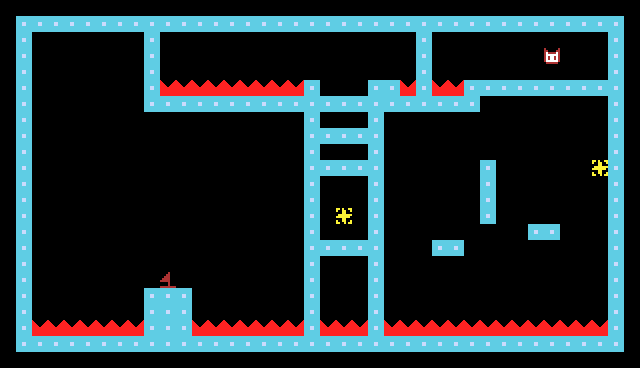

Rendered tile map (Tiled .tmx) drawn with the repository's tilesets; below, a short description and the full map source, tile grids included:
An orthogonal 40x23 tile map with 16x16 px tiles, 1 tile layer (Tile Layer 2).

<map version="1.10" tiledversion="1.12.1" orientation="orthogonal" renderorder="right-down" width="40" height="23" tilewidth="16" tileheight="16" infinite="0" nextlayerid="3" nextobjectid="1">
 <editorsettings>
  <export target="map1.h" format="c_array" />
 </editorsettings>
 <tileset firstgid="1" source="tiles.tsx" />
 <layer id="2" name="Tile Layer 2" width="40" height="23">
  <data encoding="csv">
0,0,0,0,0,0,0,0,0,0,0,0,0,0,0,0,0,0,0,0,0,0,0,0,0,0,0,0,0,0,0,0,0,0,0,0,0,0,0,0,
0,2,2,2,2,2,2,2,2,2,2,2,2,2,2,2,2,2,2,2,2,2,2,2,2,2,2,2,2,2,2,2,2,2,2,2,2,2,2,0,
0,2,0,0,0,0,0,0,0,2,0,0,0,0,0,0,0,0,0,0,0,0,0,0,0,0,2,0,0,0,0,0,0,0,0,0,0,0,2,0,
0,2,0,0,0,0,0,0,0,2,0,0,0,0,0,0,0,0,0,0,0,0,0,0,0,0,2,0,0,0,0,0,0,0,3,0,0,0,2,0,
0,2,0,0,0,0,0,0,0,2,0,0,0,0,0,0,0,0,0,0,0,0,0,0,0,0,2,0,0,0,0,0,0,0,0,0,0,0,2,0,
0,2,0,0,0,0,0,0,0,2,1,1,1,1,1,1,1,1,1,2,0,0,0,2,2,1,2,1,1,2,2,2,2,2,2,2,2,2,2,0,
0,2,0,0,0,0,0,0,0,2,2,2,2,2,2,2,2,2,2,2,2,2,2,2,2,2,2,2,2,2,0,0,0,0,0,0,0,0,2,0,
0,2,0,0,0,0,0,0,0,0,0,0,0,0,0,0,0,0,0,2,0,0,0,2,0,0,0,0,0,0,0,0,0,0,0,0,0,0,2,0,
0,2,0,0,0,0,0,0,0,0,0,0,0,0,0,0,0,0,0,2,2,2,2,2,0,0,0,0,0,0,0,0,0,0,0,0,0,0,2,0,
0,2,0,0,0,0,0,0,0,0,0,0,0,0,0,0,0,0,0,2,0,0,0,2,0,0,0,0,0,0,0,0,0,0,0,0,0,0,2,0,
0,2,0,0,0,0,0,0,0,0,0,0,0,0,0,0,0,0,0,2,2,2,2,2,0,0,0,0,0,0,2,0,0,0,0,0,0,5,2,0,
0,2,0,0,0,0,0,0,0,0,0,0,0,0,0,0,0,0,0,2,0,0,0,2,0,0,0,0,0,0,2,0,0,0,0,0,0,0,2,0,
0,2,0,0,0,0,0,0,0,0,0,0,0,0,0,0,0,0,0,2,0,0,0,2,0,0,0,0,0,0,2,0,0,0,0,0,0,0,2,0,
0,2,0,0,0,0,0,0,0,0,0,0,0,0,0,0,0,0,0,2,0,5,0,2,0,0,0,0,0,0,2,0,0,0,0,0,0,0,2,0,
0,2,0,0,0,0,0,0,0,0,0,0,0,0,0,0,0,0,0,2,0,0,0,2,0,0,0,0,0,0,0,0,0,2,2,0,0,0,2,0,
0,2,0,0,0,0,0,0,0,0,0,0,0,0,0,0,0,0,0,2,2,2,2,2,0,0,0,2,2,0,0,0,0,0,0,0,0,0,2,0,
0,2,0,0,0,0,0,0,0,0,0,0,0,0,0,0,0,0,0,2,0,0,0,2,0,0,0,0,0,0,0,0,0,0,0,0,0,0,2,0,
0,2,0,0,0,0,0,0,0,0,4,0,0,0,0,0,0,0,0,2,0,0,0,2,0,0,0,0,0,0,0,0,0,0,0,0,0,0,2,0,
0,2,0,0,0,0,0,0,0,2,2,2,0,0,0,0,0,0,0,2,0,0,0,2,0,0,0,0,0,0,0,0,0,0,0,0,0,0,2,0,
0,2,0,0,0,0,0,0,0,2,2,2,0,0,0,0,0,0,0,2,0,0,0,2,0,0,0,0,0,0,0,0,0,0,0,0,0,0,2,0,
0,2,1,1,1,1,1,1,1,2,2,2,1,1,1,1,1,1,1,2,1,1,1,2,1,1,1,1,1,1,1,1,1,1,1,1,1,1,2,0,
0,2,2,2,2,2,2,2,2,2,2,2,2,2,2,2,2,2,2,2,2,2,2,2,2,2,2,2,2,2,2,2,2,2,2,2,2,2,2,0,
0,0,0,0,0,0,0,0,0,0,0,0,0,0,0,0,0,0,0,0,0,0,0,0,0,0,0,0,0,0,0,0,0,0,0,0,0,0,0,0
</data>
 </layer>
</map>
